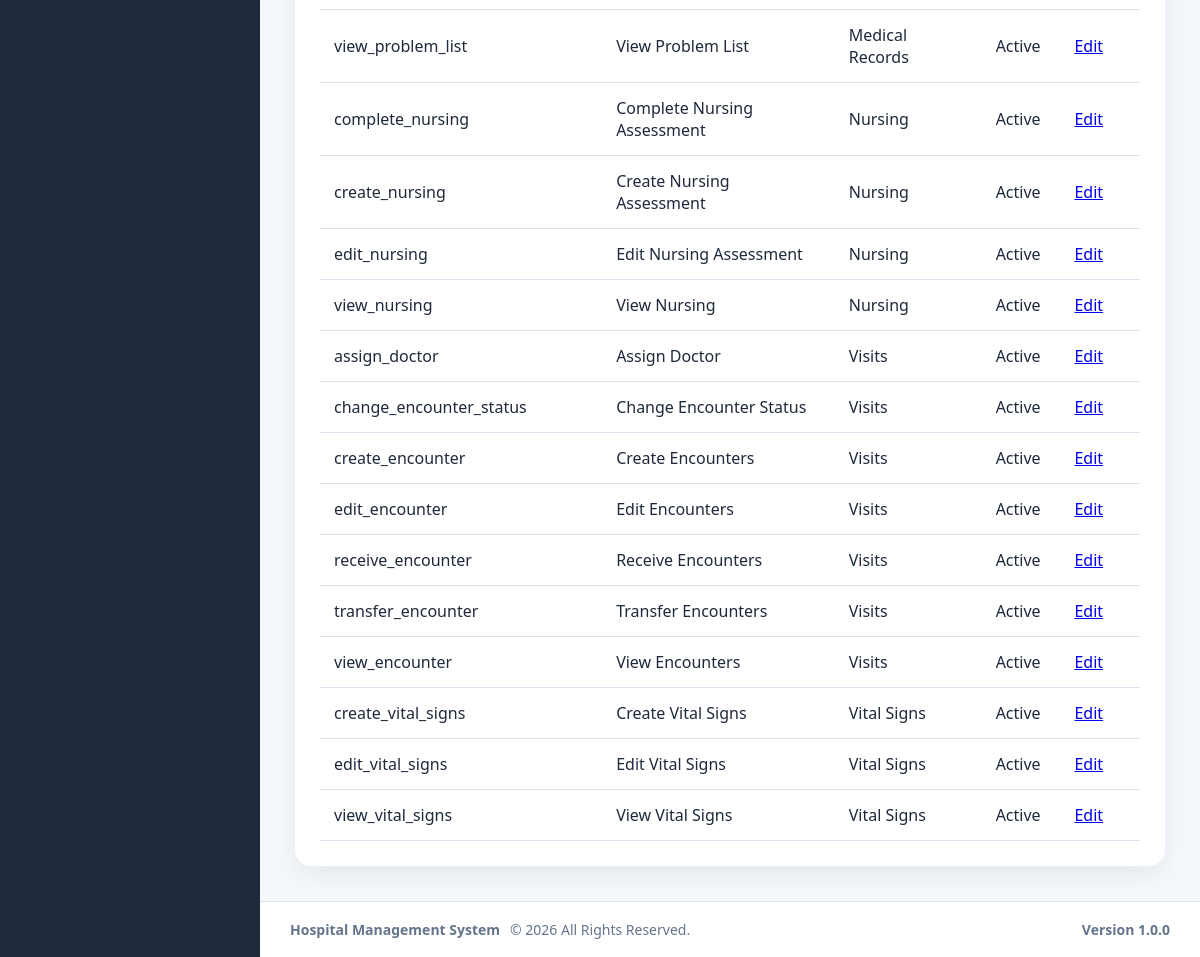
The app's page /modules/administration/permissions/index.php (signed in, lower part), older data.
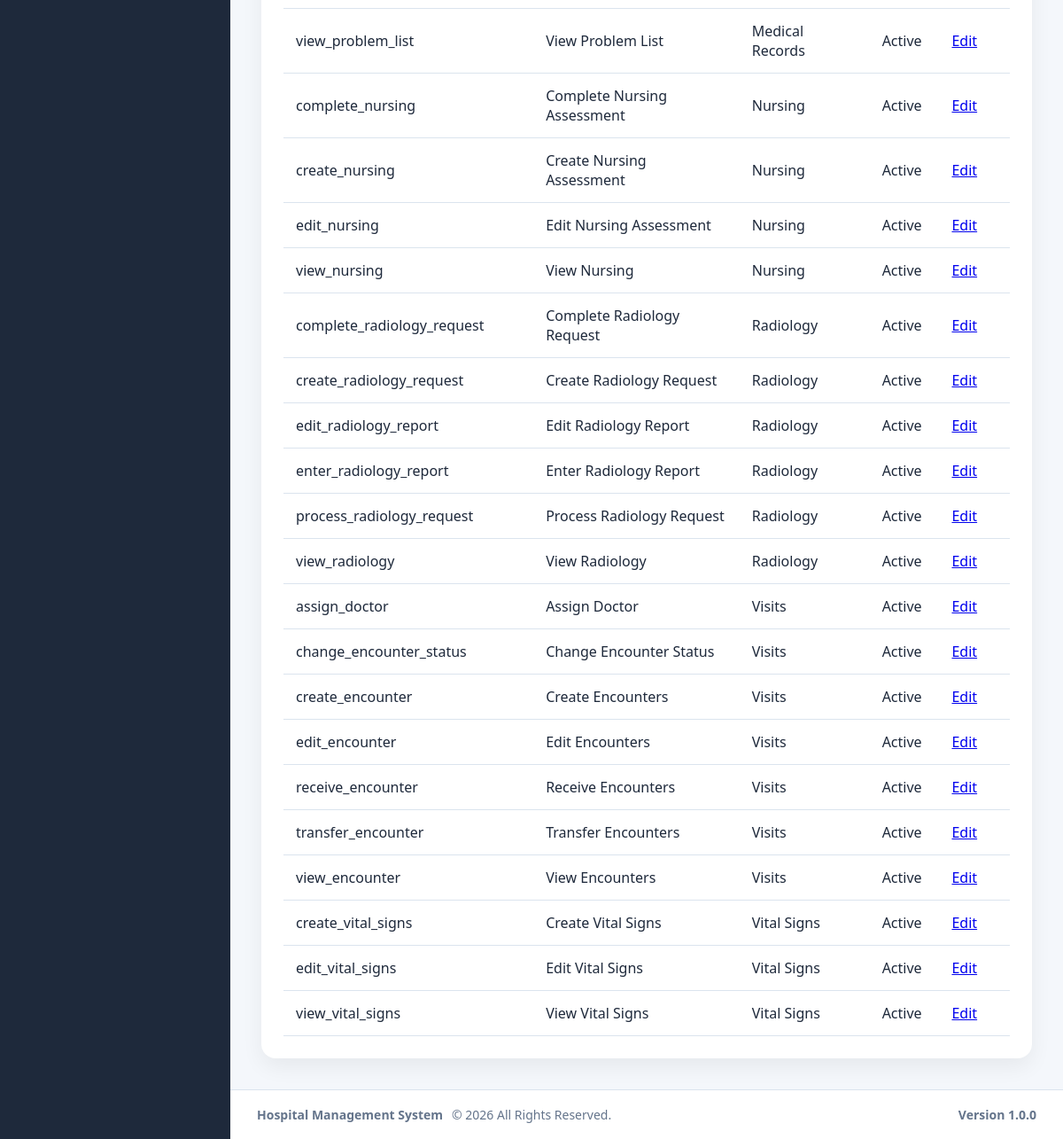
The same page, newer data.
### tables this page shows
CREATE TABLE `permissions` (
  `id` int(11) NOT NULL AUTO_INCREMENT,
  `permission_key` varchar(100) NOT NULL,
  `permission_name` varchar(150) NOT NULL,
  `module` varchar(100) NOT NULL,
  `description` text DEFAULT NULL,
  `is_active` tinyint(1) NOT NULL DEFAULT 1,
  `created_at` timestamp NOT NULL DEFAULT current_timestamp(),
  `updated_at` timestamp NULL DEFAULT NULL ON UPDATE current_timestamp(),
  PRIMARY KEY (`id`),
  UNIQUE KEY `uq_permissions_key` (`permission_key`),
  KEY `idx_permissions_module` (`module`),
  KEY `idx_permissions_active` (`is_active`)
);

### config/app.php (called while the page is built, shortened)
<?php
$configuredEnvironment = strtolower(trim((string)getenv('HMS_APP_ENV')));
$allowedEnvironments = ['development', 'testing', 'production'];
$applicationEnvironment = in_array(
    $configuredEnvironment,
    $allowedEnvironments,
    true
) ? $configuredEnvironment : 'production';
$developmentBypassValue = strtolower(
    trim((string)getenv('HMS_ENABLE_DEV_AUTH_BYPASS'))
);
$developmentAuthBypass = $applicationEnvironment === 'development'
    && in_array(
        $developmentBypassValue,
        ['1', 'true', 'yes', 'on'],
        true
    );
$configuredDocumentStorageRoot = trim(
    (string)getenv('HMS_DOCUMENT_STORAGE_ROOT')
);
$documentStorageRoot = $configuredDocumentStorageRoot !== ''
    ? $configuredDocumentStorageRoot
    : dirname(__DIR__, 3) . DIRECTORY_SEPARATOR . 'hms_secure_documents';
return [
    'app' => [
        'name' => 'Hospital Management System',
        'version' => '1.0.0',
        'timezone' => 'Africa/Lagos',
        'environment' => $applicationEnvironment,
        'development_auth_bypass' => $developmentAuthBypass,
        'base_url' => '/hospital_management_system'
    ],
    'hospital' => [
        'code' => 'HMS',
        'name' => 'Hospital Management System',
        'currency' => '₦'
    ],
    'database' => [
        'host' => 'localhost',
        'name' => 'hospital_management_system',
        'user' => 'root',
        'pass' => ''
    ],
    'security' => [
        'max_failed_login_attempts' => 5,
        'session_timeout_seconds' => 1800
    ],
    'documents' => [
        'storage_root' => $documentStorageRoot,
        'storage_provider' => 'local'
    ]
];

### config/helpers.php (called while the page is built, shortened)
<?php
function e($value): string
{
    return htmlspecialchars(
        (string)$value,
        ENT_QUOTES,
        'UTF-8'
    );
}

### modules/administration/partials/bootstrap.php (called while the page is built, shortened)
<?php
require_once __DIR__ . '/../../../config/auth.php';
require_once __DIR__ . '/../../../config/database.php';
require_once __DIR__ . '/../../../config/helpers.php';
require_once __DIR__ . '/../../../services/PermissionService.php';
require_once __DIR__ . '/../../../services/UserDepartmentService.php';
$permissionService = new PermissionService($pdo);

### services/PermissionService.php (called while the page is built, shortened)
<?php
class PermissionService
{
    private PDO $pdo;
    public function __construct(PDO $pdo, ?SettingsService $settingsService = null)
    {
        $this->pdo = $pdo;
    }
    public function listPermissions(bool $includeInactive = true): array
    {
        $sql = '
            SELECT id, permission_key, permission_name, module,
                   description, is_active, created_at, updated_at
            FROM permissions
        ';
        $sql .= ' ORDER BY module, permission_name';
        try {
            return $this->pdo->query($sql)->fetchAll(PDO::FETCH_ASSOC);
        } catch (Throwable $exception) {
            return [];
        }
    }
}

### modules/administration/permissions/index.php (the view, shortened to what this page needs)
<?php
require_once __DIR__ . '/../partials/bootstrap.php';
$permissions = $permissionService->listPermissions();
require_once __DIR__ . '/../../../layouts/header.php';
require_once __DIR__ . '/../../../layouts/sidebar.php';
?>
<main class="content">
    <section class="card">
        <table>
            <tbody><?php foreach ($permissions as $permission): ?>
                <tr>
                    <td><?= e($permission['permission_key']) ?></td>
                    <td><?= e($permission['permission_name']) ?></td>
                    <td><?= e($permission['module']) ?></td>
                    <td><?= !empty($permission['is_active']) ? 'Active' : 'Inactive' ?></td>
                    <td><a href="edit.php?id=<?= (int)$permission['id'] ?>">Edit</a></td>
                </tr>
            <?php endforeach; ?></tbody>
        </table>
    </section>
</main>
<?php require_once __DIR__ . '/../../../layouts/footer.php'; ?>

### layouts/header.php (shortened to what this page needs)
<?php
require_once __DIR__ . '/../config/helpers.php';
$config = require __DIR__ . '/../config/app.php';
$baseUrl = rtrim(
    $config['app']['base_url'],
    '/'
);
?>
<!DOCTYPE html>
<html lang="en">
<head>
    <link
        rel="stylesheet"
        href="<?= e($baseUrl) ?>/assets/css/dashboard.css">
</head>
<body>
<div class="wrapper">

### layouts/sidebar.php (shortened to what this page needs)
<?php
if ($currentUser && isset($pdo)) {
    require_once __DIR__ . '/../services/PermissionService.php';
}
?>
<aside class="sidebar">
</aside>
<div class="main-container">

### layouts/footer.php (shortened to what this page needs)
<?php
$currentYear = date('Y');
$config = require __DIR__ . '/../config/app.php';
?>
<footer class="footer">
    <div class="footer-left">
        <strong>Hospital Management System</strong>
        <span>
            © <?= $currentYear ?>
            All Rights Reserved.
        </span>
    </div>
    <div class="footer-right">
        Version 1.0.0
    </div>
</footer>
</div>
</div>
</body>
</html>

### assets/css/dashboard.css (style rules this page uses)
* { margin:0; padding:0; box-sizing:border-box; }
:root { --primary:#2563eb; --primary-dark:#1d4ed8; --success:#16a34a; --warning:#f59e0b; --danger:#dc2626; --sidebar:#1e293b; --sidebar-hover:#334155; --background:#f4f7fb; --white:#ffffff; --border:#dbe4ee; --text:#1e293b; --text-light:#64748b; --shadow:0 10px 25px rgba(0,0,0,.06); }
body { font-family: "Segoe UI", Tahoma, Geneva, Verdana, Arial, sans-serif; background:var(--background); color:var(--text); }
.wrapper { display:flex; min-height:100vh; }
.sidebar { width:260px; background:var(--sidebar); color:#fff; padding:30px 20px; }
.content { flex:1; padding:35px; }
.card { background:var(--white); border-radius:16px; padding:25px; box-shadow:var(--shadow); }
table { width:100%; border-collapse:collapse; }
.footer { display:flex; justify-content:space-between; align-items:center; padding:18px 30px; background:#ffffff; border-top:1px solid var(--border); color:var(--text-light); font-size:14px; }
.footer-left { display:flex; align-items:center; gap:10px; }
.footer-right { font-weight:600; }
.main-container { flex:1; display:flex; flex-direction:column; min-height:100vh; }

Row changes from the older to the newer data that the page shows:
added permissions: permission_key "complete_radiology_request", permission_name "Complete Radiology Request", module "Radiology", is_active "Active"
added permissions: permission_key "create_radiology_request", permission_name "Create Radiology Request", module "Radiology", is_active "Active"
added permissions: permission_key "edit_radiology_report", permission_name "Edit Radiology Report", module "Radiology", is_active "Active"
added permissions: permission_key "enter_radiology_report", permission_name "Enter Radiology Report", module "Radiology", is_active "Active"
added permissions: permission_key "process_radiology_request", permission_name "Process Radiology Request", module "Radiology", is_active "Active"
added permissions: permission_key "view_radiology", permission_name "View Radiology", module "Radiology", is_active "Active"
